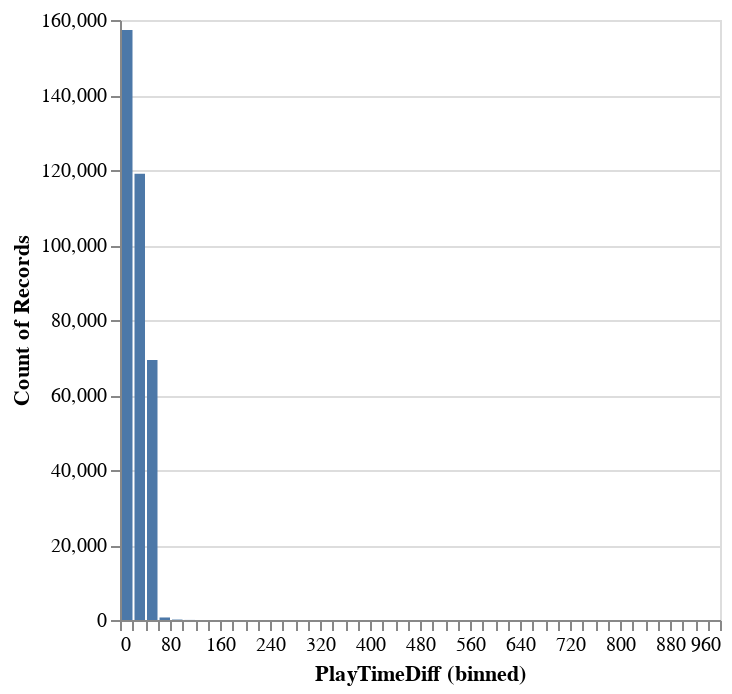

The notebook cell saved with this chart:
### Code cell
# Pick our target
target_column = 'PlayTimeDiff'

alt.Chart(df_cc).mark_bar().encode(
    alt.X(target_column).bin(maxbins=50),
    y='count()'
)

### Figure 1 — Vega specification as saved in the notebook (floating-point values rounded to 4 significant figures)
{"$schema": "https://vega.github.io/schema/vega/v5.json", "data": [{"name": "source_0", "values": [{"__count": 157333, "bin_maxbins_50_PlayTimeDiff": 0.0, "bin_maxbins_50_PlayTimeDiff_end": 20.0}, {"__count": 118970, "bin_maxbins_50_PlayTimeDiff": 20.0, "bin_maxbins_50_PlayTimeDiff_end": 40.0}, {"__count": 69360, "bin_maxbins_50_PlayTimeDiff": 40.0, "bin_maxbins_50_PlayTimeDiff_end": 60.0}, {"__count": 673, "bin_maxbins_50_PlayTimeDiff": 60.0, "bin_maxbins_50_PlayTimeDiff_end": 80.0}, {"__count": 116, "bin_maxbins_50_PlayTimeDiff": 80.0, "bin_maxbins_50_PlayTimeDiff_end": 100.0}, {"__count": 6, "bin_maxbins_50_PlayTimeDiff": 140.0, "bin_maxbins_50_PlayTimeDiff_end": 160.0}, {"__count": 4, "bin_maxbins_50_PlayTimeDiff": 180.0, "bin_maxbins_50_PlayTimeDiff_end": 200.0}, {"__count": 3, "bin_maxbins_50_PlayTimeDiff": 160.0, "bin_maxbins_50_PlayTimeDiff_end": 180.0}, {"__count": 19, "bin_maxbins_50_PlayTimeDiff": 100.0, "bin_maxbins_50_PlayTimeDiff_end": 120.0}, {"__count": 1, "bin_maxbins_50_PlayTimeDiff": 220.0, "bin_maxbins_50_PlayTimeDiff_end": 240.0}, {"__count": 7, "bin_maxbins_50_PlayTimeDiff": 900.0, "bin_maxbins_50_PlayTimeDiff_end": 920.0}, {"__count": 1, "bin_maxbins_50_PlayTimeDiff": 920.0, "bin_maxbins_50_PlayTimeDiff_end": 940.0}, {"__count": 3, "bin_maxbins_50_PlayTimeDiff": 280.0, "bin_maxbins_50_PlayTimeDiff_end": 300.0}, {"__count": 1, "bin_maxbins_50_PlayTimeDiff": 700.0, "bin_maxbins_50_PlayTimeDiff_end": 720.0}, {"__count": 2, "bin_maxbins_50_PlayTimeDiff": 680.0, "bin_maxbins_50_PlayTimeDiff_end": 700.0}, {"__count": 3, "bin_maxbins_50_PlayTimeDiff": 640.0, "bin_maxbins_50_PlayTimeDiff_end": 660.0}, {"__count": 1, "bin_maxbins_50_PlayTimeDiff": 600.0, "bin_maxbins_50_PlayTimeDiff_end": 620.0}, {"__count": 2, "bin_maxbins_50_PlayTimeDiff": 620.0, "bin_maxbins_50_PlayTimeDiff_end": 640.0}, {"__count": 1, "bin_maxbins_50_PlayTimeDiff": 440.0, "bin_maxbins_50_PlayTimeDiff_end": 460.0}, {"__count": 1, "bin_maxbins_50_PlayTimeDiff": 400.0, "bin_maxbins_50_PlayTimeDiff_end": 420.0}, {"__count": 1, "bin_maxbins_50_PlayTimeDiff": 340.0, "bin_maxbins_50_PlayTimeDiff_end": 360.0}, {"__count": 2, "bin_maxbins_50_PlayTimeDiff": 360.0, "bin_maxbins_50_PlayTimeDiff_end": 380.0}, {"__count": 1, "bin_maxbins_50_PlayTimeDiff": 880.0, "bin_maxbins_50_PlayTimeDiff_end": 900.0}, {"__count": 1, "bin_maxbins_50_PlayTimeDiff": 240.0, "bin_maxbins_50_PlayTimeDiff_end": 260.0}, {"__count": 1, "bin_maxbins_50_PlayTimeDiff": 120.0, "bin_maxbins_50_PlayTimeDiff_end": 140.0}, {"__count": 2, "bin_maxbins_50_PlayTimeDiff": 940.0, "bin_maxbins_50_PlayTimeDiff_end": 960.0}]}, {"name": "source_0_y_domain___count", "values": [{"min": 1, "max": 157333}]}], "signals": [{"name": "bin_maxbins_50_PlayTimeDiff_bins", "value": {"fields": ["PlayTimeDiff"], "fname": "bin_PlayTimeDiff", "start": 0.0, "step": 20.0, "stop": 960.0}}], "marks": [{"type": "rect", "name": "marks", "from": {"data": "source_0"}, "encode": {"update": {"x": {"field": "bin_maxbins_50_PlayTimeDiff_end", "scale": "x", "offset": {"signal": "0.5 + (abs(scale(\"x\", datum[\"bin_maxbins_50_PlayTimeDiff_end\"]) - scale(\"x\", datum[\"bin_maxbins_50_PlayTimeDiff\"])) < 0.25 ? 0.5 * (0.25 - (abs(scale(\"x\", datum[\"bin_maxbins_50_PlayTimeDiff_end\"]) - scale(\"x\", datum[\"bin_maxbins_50_PlayTimeDiff\"])))) : -0.5)"}}, "y": {"field": "__count", "scale": "y"}, "ariaRoleDescription": {"value": "bar"}, "y2": {"value": 0, "scale": "y"}, "description": {"signal": "\"PlayTimeDiff (binned): \" + (!isValid(datum[\"bin_maxbins_50_PlayTimeDiff\"]) || !isFinite(+datum[\"bin_maxbins_50_PlayTimeDiff\"]) ? \"null\" : format(datum[\"bin_maxbins_50_PlayTimeDiff\"], \"\") + \" – \" + format(datum[\"bin_maxbins_50_PlayTimeDiff_end\"], \"\")) + \"; Count of Records: \" + (format(datum[\"__count\"], \"\"))"}, "fill": {"value": "#4c78a8"}, "x2": {"field": "bin_maxbins_50_PlayTimeDiff", "scale": "x", "offset": {"signal": "0.5 + (abs(scale(\"x\", datum[\"bin_maxbins_50_PlayTimeDiff_end\"]) - scale(\"x\", datum[\"bin_maxbins_50_PlayTimeDiff\"])) < 0.25 ? -0.5 * (0.25 - (abs(scale(\"x\", datum[\"bin_maxbins_50_PlayTimeDiff_end\"]) - scale(\"x\", datum[\"bin_maxbins_50_PlayTimeDiff\"])))) : 0.5)"}}}}, "style": ["bar"]}], "scales": [{"name": "x", "type": "linear", "domain": {"signal": "[bin_maxbins_50_PlayTimeDiff_bins.start, bin_maxbins_50_PlayTimeDiff_bins.stop]"}, "range": [0, {"signal": "width"}], "bins": {"signal": "bin_maxbins_50_PlayTimeDiff_bins"}, "zero": false}, {"name": "y", "type": "linear", "domain": [{"signal": "(data(\"source_0_y_domain___count\")[0] || {}).min"}, {"signal": "(data(\"source_0_y_domain___count\")[0] || {}).max"}], "range": [{"signal": "height"}, 0], "nice": true, "zero": true}], "axes": [{"scale": "y", "gridScale": "x", "zindex": 0, "tickCount": {"signal": "ceil(height/40)"}, "domain": false, "orient": "left", "grid": true, "aria": false, "ticks": false, "labels": false, "maxExtent": 0, "minExtent": 0}, {"scale": "x", "tickCount": {"signal": "ceil(width/10)"}, "orient": "bottom", "grid": false, "zindex": 0, "labelOverlap": true, "title": "PlayTimeDiff (binned)", "labelFlush": true}, {"scale": "y", "orient": "left", "grid": false, "labelOverlap": true, "title": "Count of Records", "tickCount": {"signal": "ceil(height/40)"}, "zindex": 0}], "width": 300, "background": "white", "padding": 5, "height": 300, "style": "cell"}
